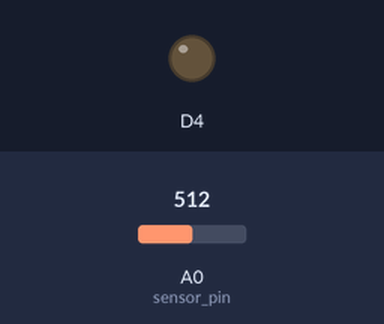
Simulated run of this sketch. Board: ESP8266 (NodeMCU). Parts: output pins drawn as LEDs (lit = HIGH). The test bench sets the inputs (shaded band); at power-on: A0 (sensor_pin) = 512. WiFi joins after 1.5 s; servers stay silent unless stated; what the sketch prints to the serial monitor is not drawn.

Above: at 0.1 s.
At 5.6 s:
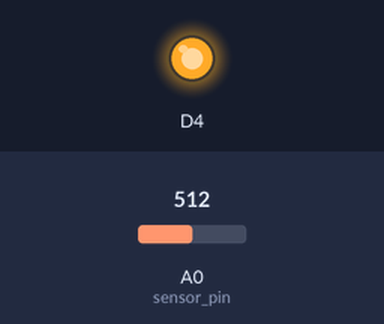
Timing chart, 0 to 7.1 s (numbered marks = the images above):
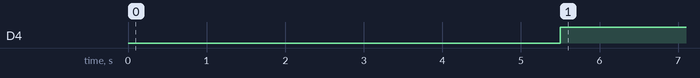

The sketch:

nodemcu.ino
```cpp
#include <ESP8266WiFi.h>
#include <SPI.h>
#include <Wire.h>
String apiKey = "3G5JATLCJ7EIK6N5"; // Enter your Write API key from ThingSpeak
const char *ssid = "vignesh";     // replace with your wifi ssid and wpa2 key
const char *pass = "vignesh11011";
const char* server = "api.thingspeak.com";
const int sensor_pin = A0;  // Connect Soil moisture analog sensor pin to A0 of NodeMCU
const int  relay = D4;

WiFiClient client;


void setup() {
  Serial.begin(9600);
   pinMode(A0,INPUT);
   pinMode(D4,OUTPUT);
  Serial.println("Connecting to ");
  Serial.println(ssid);

  WiFi.begin(ssid, pass);

  while (WiFi.status() != WL_CONNECTED)
  {
    delay(500);
    Serial.print(".");
  }
    Serial.println("");
    Serial.println("WiFi connected");
    delay(4000);
}

void loop()
{
  int moisture_percentage;

  moisture_percentage = ( 100.00 - ( (analogRead(sensor_pin)/1023.00) * 100.00 ) );

    Serial.print("Soil Moisture(in Percentage) = ");
    Serial.print(moisture_percentage);
    Serial.println("%");

 if( moisture_percentage >90)
 {
   digitalWrite(D4,LOW);
   delay(5000);

 }
 else
 {
    digitalWrite(D4,HIGH);
   delay(5000);
 }

    if (client.connect(server, 80)) // "184.106.153.149" or api.thingspeak.com
  {
    String postStr = apiKey;
    postStr += "&field1=";
    postStr += String(moisture_percentage);
    postStr += "r\n";

    client.print("POST /update HTTP/1.1\n");
    client.print("Host: api.thingspeak.com\n");
    client.print("Connection: close\n");
    client.print("X-THINGSPEAKAPIKEY: " + apiKey + "\n");
    client.print("Content-Type: application/x-www-form-urlencoded\n");
    client.print("Content-Length: ");
    client.print(postStr.length());
    client.print("\n\n");
    client.print(postStr);

    Serial.println("Data Send to Thingspeak");
  }
    client.stop();
    Serial.println("Waiting...");
    delay(2000);      // thingspeak needs minimum 15 sec delay between updates.
}
```

Measured:
- by itself, D4: LOW → HIGH at 5.5 s
